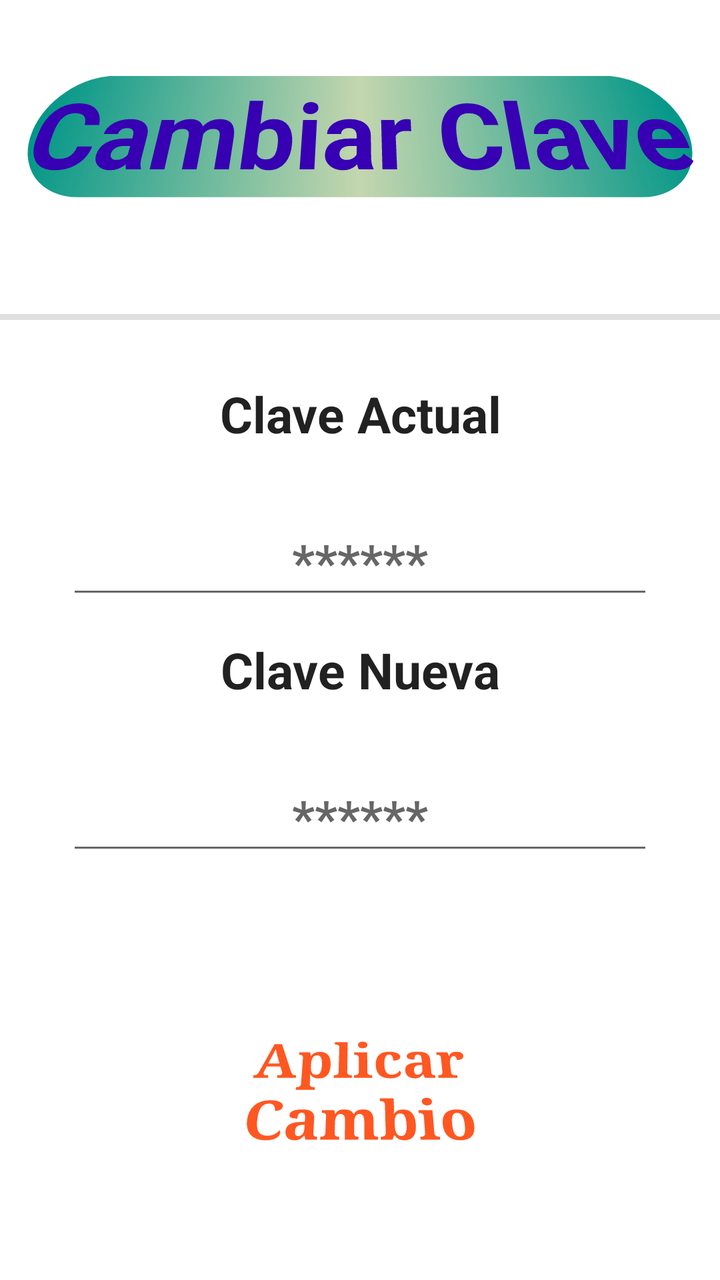
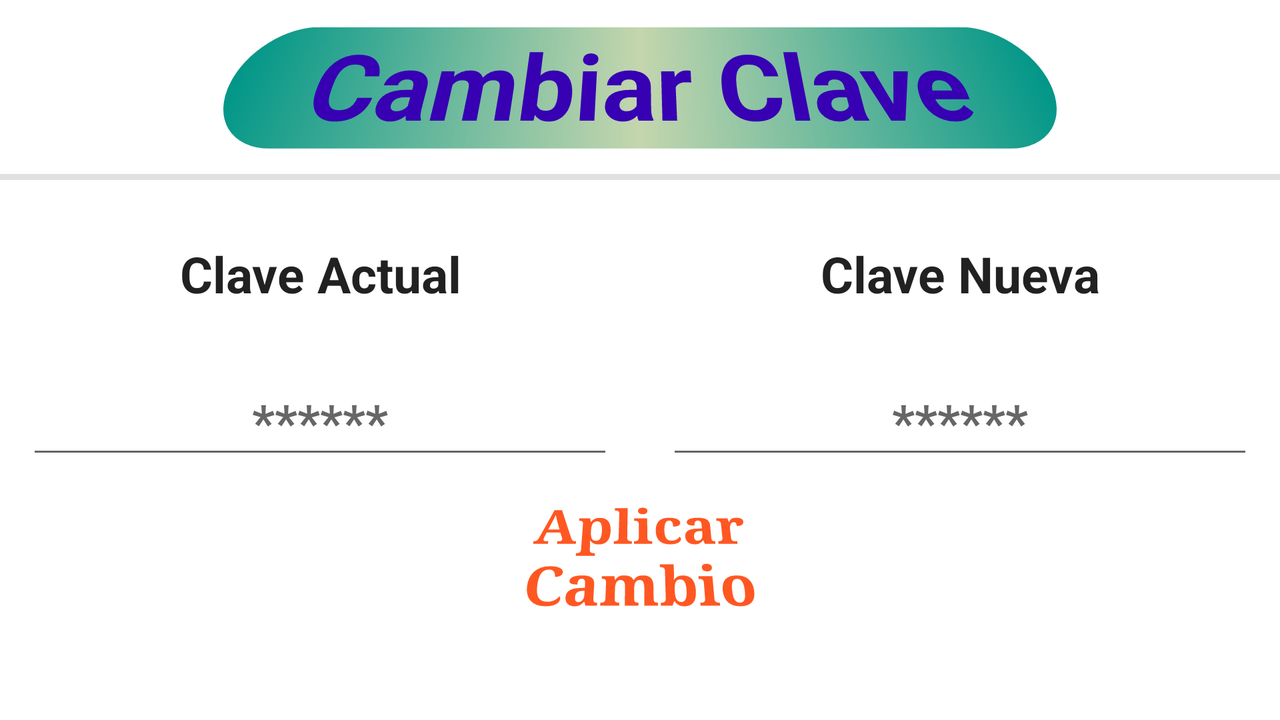

An Android layout and its configuration variant, each rendered on a device that would load it. The default file and the variant file are quoted in full after the pictures.
<!-- AndroidManifest.xml: application theme Theme.BancoJesus -->
<!-- res/layout/layout_activity_cambio_contra.xml -->
<?xml version="1.0" encoding="utf-8"?>
<androidx.constraintlayout.widget.ConstraintLayout xmlns:android="http://schemas.android.com/apk/res/android"
    xmlns:app="http://schemas.android.com/apk/res-auto"
    xmlns:tools="http://schemas.android.com/tools"
    android:layout_width="match_parent"
    android:layout_height="match_parent"
    android:background="@drawable/fondo"
    tools:context=".principal.CambioContra">

    <TextView
        android:id="@+id/txtCambio"
        style="@style/TxtBienvenida.Cabecera.Secundaria"
        android:layout_width="0dp"
        android:layout_height="wrap_content"
        android:gravity="center"
        android:text="@string/cambiarClave"
        android:textStyle="bold"
        app:layout_constraintBottom_toTopOf="@+id/guideline"
        app:layout_constraintEnd_toEndOf="parent"
        app:layout_constraintStart_toStartOf="parent"
        app:layout_constraintTop_toTopOf="parent"
        app:layout_constraintVertical_bias="0.35000002" />

    <View
        android:id="@+id/divider"
        android:layout_width="match_parent"
        android:layout_height="3dp"
        android:background="?android:attr/listDivider"
        app:layout_constraintBottom_toTopOf="@+id/guideline"
        app:layout_constraintEnd_toEndOf="parent"
        app:layout_constraintStart_toStartOf="parent" />

    <androidx.constraintlayout.widget.Guideline
        android:id="@+id/guideline"
        android:layout_width="wrap_content"
        android:layout_height="wrap_content"
        android:orientation="horizontal"
        app:layout_constraintGuide_percent="0.25" />

    <TextView
        android:id="@+id/txtMovimientos"
        style="@style/Widget.AppCompat.TextView.SpinnerItem"
        android:layout_width="match_parent"
        android:layout_height="wrap_content"
        android:layout_marginTop="30dp"
        android:layout_weight="1"
        android:gravity="center"
        android:text="@string/claveActual"
        android:textSize="25sp"
        android:textStyle="bold"
        app:layout_constraintBottom_toTopOf="@+id/editTextDni"
        app:layout_constraintEnd_toEndOf="parent"
        app:layout_constraintHorizontal_bias="0.5"
        app:layout_constraintStart_toStartOf="parent"
        app:layout_constraintTop_toTopOf="@+id/guideline" />

    <EditText
        android:id="@+id/editTextClaveActual"
        android:layout_width="wrap_content"
        android:layout_height="wrap_content"
        android:layout_marginTop="30dp"
        android:autofillHints=""
        android:ems="10"
        android:gravity="center"
        android:hint="******"
        android:inputType="text"
        android:textSize="25sp"
        android:textStyle="bold"
        app:layout_constraintEnd_toEndOf="parent"
        app:layout_constraintHorizontal_bias="0.5"
        app:layout_constraintStart_toStartOf="parent"
        app:layout_constraintTop_toBottomOf="@+id/txtMovimientos" />

    <androidx.constraintlayout.widget.Guideline
        android:id="@+id/guideline3"
        android:layout_width="wrap_content"
        android:layout_height="wrap_content"
        android:orientation="horizontal"
        app:layout_constraintGuide_percent="0.45" />

    <TextView
        android:id="@+id/txtCuentaDestino"
        style="@style/Widget.AppCompat.TextView.SpinnerItem"
        android:layout_width="match_parent"
        android:layout_height="wrap_content"
        android:layout_marginTop="30dp"
        android:layout_weight="1"
        android:gravity="center"
        android:text="Clave Nueva"
        android:textSize="25sp"
        android:textStyle="bold"
        app:layout_constraintEnd_toEndOf="parent"
        app:layout_constraintHorizontal_bias="0.0"
        app:layout_constraintStart_toStartOf="parent"
        app:layout_constraintTop_toTopOf="@+id/guideline3" />

    <EditText
        android:id="@+id/editTextClaveNueva"
        android:layout_width="wrap_content"
        android:layout_height="wrap_content"
        android:layout_marginTop="30dp"
        android:layout_weight="0"
        android:ems="10"
        android:gravity="center"
        android:hint="******"
        android:inputType="text"
        android:textSize="25sp"
        android:textStyle="bold"
        app:layout_constraintEnd_toEndOf="parent"
        app:layout_constraintHorizontal_bias="0.5"
        app:layout_constraintStart_toStartOf="parent"
        app:layout_constraintTop_toBottomOf="@+id/txtCuentaDestino" />

    <ImageButton
        android:id="@+id/btAceptar"
        style="@style/BotonesNormal"
        android:layout_width="197dp"
        android:layout_height="142dp"
        app:layout_constraintBottom_toBottomOf="parent"
        app:layout_constraintEnd_toEndOf="parent"
        app:layout_constraintStart_toStartOf="parent"
        app:layout_constraintTop_toBottomOf="@+id/editTextNumberPassword" />

    <TextView
        android:id="@+id/txtAceptar"
        android:layout_width="167dp"
        android:layout_height="111dp"
        android:rotationX="25"
        android:text="@string/aplicarCambio"
        android:textAlignment="center"
        android:textColor="@color/naranjaOscuro"
        android:textSize="30sp"
        android:textStyle="bold"
        android:typeface="serif"
        app:layout_constraintBottom_toBottomOf="@+id/btAceptar"
        app:layout_constraintEnd_toEndOf="@+id/btAceptar"
        app:layout_constraintStart_toStartOf="@+id/btAceptar"
        app:layout_constraintTop_toTopOf="@+id/btAceptar" />

</androidx.constraintlayout.widget.ConstraintLayout>
<!-- resources referenced by this layout -->
<resources>
  <color name="naranjaOscuro">#FF5722</color>
  <string name="aplicarCambio">Aplicar Cambio</string>
  <string name="cambiarClave">Cambiar Clave</string>
  <string name="claveActual">Clave Actual</string>
  <style name="BotonesNormal">
          <item name="android:layout_width">wrap_content</item>
          <item name="android:layout_height">match_parent</item>
          <item name="android:layout_marginLeft">10dp</item>
          <item name="android:layout_marginRight">10dp</item>
          <item name="android:layout_marginBottom">10dp</item>
          <item name="android:layout_weight">1</item>
          <item name="android:background">@drawable/boton</item>
      </style>
  <style name="TxtBienvenida.Cabecera.Secundaria">
          <item name="android:background">@drawable/radius_verdoso</item>
          <item name="android:textColor">@color/purple_700</item>
          <item name="android:lineSpacingExtra">5dp</item>
      </style>
  <style name="Theme.BancoJesus" parent="Theme.MaterialComponents.DayNight.NoActionBar">
          
          <item name="colorPrimary">@color/purple_500</item>
          <item name="colorPrimaryVariant">@color/purple_700</item>
          <item name="colorOnPrimary">@color/white</item>
          
          <item name="colorSecondary">@color/teal_200</item>
          <item name="colorSecondaryVariant">@color/teal_700</item>
          <item name="colorOnSecondary">@color/black</item>
          
          <item name="android:statusBarColor" tools:targetApi="l">?attr/colorPrimaryVariant</item>
          
      </style>
  <!-- drawable radius_verdoso (drawable) -->
  <?xml version="1.0" encoding="utf-8"?>
  <shape xmlns:android="http://schemas.android.com/apk/res/android" >
  
          <corners android:radius="50dip" />
          
          
          <gradient android:startColor="#009688" android:centerColor="#C4D6AE" android:endColor="#009688" />
  
  </shape>
  <color name="purple_700">#FF3700B3</color>
  <color name="purple_500">#FF6200EE</color>
  <color name="white">#FFFFFFFF</color>
  <color name="teal_200">#FF03DAC5</color>
  <color name="teal_700">#FF018786</color>
  <color name="black">#FF000000</color>
</resources>
<!-- res/layout-land/layout_activity_cambio_contra.xml (the repository's variant of the layout above) -->
<!-- drawn on the phone turned sideways -->
<?xml version="1.0" encoding="utf-8"?>
<androidx.constraintlayout.widget.ConstraintLayout xmlns:android="http://schemas.android.com/apk/res/android"
    xmlns:app="http://schemas.android.com/apk/res-auto"
    xmlns:tools="http://schemas.android.com/tools"
    android:layout_width="match_parent"
    android:layout_height="match_parent"
    android:background="@drawable/fondo"
    tools:context=".principal.CambioContra">

    <TextView
        android:id="@+id/txtPosicion"
        style="@style/TxtBienvenida.Cabecera.Secundaria"
        android:layout_width="410dp"
        android:layout_height="wrap_content"
        android:gravity="center"
        android:text="@string/cambiarClave"
        android:textStyle="bold"
        app:layout_constraintBottom_toTopOf="@+id/guideline"
        app:layout_constraintEnd_toEndOf="parent"
        app:layout_constraintStart_toStartOf="parent"
        app:layout_constraintTop_toTopOf="parent"
        app:layout_constraintVertical_bias="0.35000002" />

    <View
        android:id="@+id/divider"
        android:layout_width="match_parent"
        android:layout_height="3dp"
        android:background="?android:attr/listDivider"
        app:layout_constraintBottom_toTopOf="@+id/guideline"
        app:layout_constraintEnd_toEndOf="parent"
        app:layout_constraintStart_toStartOf="parent" />

    <androidx.constraintlayout.widget.Guideline
        android:id="@+id/guideline6"
        android:layout_width="wrap_content"
        android:layout_height="wrap_content"
        android:orientation="vertical"
        app:layout_constraintGuide_percent="0.5" />

    <androidx.constraintlayout.widget.Guideline
        android:id="@+id/guideline"
        android:layout_width="wrap_content"
        android:layout_height="wrap_content"
        android:orientation="horizontal"
        app:layout_constraintGuide_percent="0.25" />

    <TextView
        android:id="@+id/txtMovimientos"
        style="@style/Widget.AppCompat.TextView.SpinnerItem"
        android:layout_width="0dp"
        android:layout_height="wrap_content"
        android:layout_marginTop="30dp"
        android:layout_weight="1"
        android:gravity="center"
        android:text="@string/claveActual"
        android:textSize="25sp"
        android:textStyle="bold"
        app:layout_constraintBottom_toTopOf="@+id/editTextDni"
        app:layout_constraintEnd_toStartOf="@+id/guideline6"
        app:layout_constraintStart_toStartOf="parent"
        app:layout_constraintTop_toTopOf="@+id/guideline" />

    <EditText
        android:id="@+id/editTextDni"
        android:layout_width="wrap_content"
        android:layout_height="wrap_content"
        android:layout_marginTop="30dp"
        android:autofillHints=""
        android:ems="10"
        android:gravity="center"
        android:hint="******"
        android:inputType="numberPassword"
        android:textSize="25sp"
        android:textStyle="bold"
        app:layout_constraintEnd_toStartOf="@+id/guideline6"
        app:layout_constraintStart_toStartOf="parent"
        app:layout_constraintTop_toBottomOf="@+id/txtMovimientos" />

    <androidx.constraintlayout.widget.Guideline
        android:id="@+id/guideline3"
        android:layout_width="wrap_content"
        android:layout_height="wrap_content"
        android:orientation="horizontal"
        app:layout_constraintGuide_percent="0.45" />

    <TextView
        android:id="@+id/txtCuentaDestino"
        style="@style/Widget.AppCompat.TextView.SpinnerItem"
        android:layout_width="0dp"
        android:layout_height="wrap_content"
        android:layout_marginTop="30dp"
        android:layout_weight="1"
        android:gravity="center"
        android:text="Clave Nueva"
        android:textSize="25sp"
        android:textStyle="bold"
        app:layout_constraintEnd_toEndOf="parent"
        app:layout_constraintHorizontal_bias="0.0"
        app:layout_constraintStart_toStartOf="@+id/guideline6"
        app:layout_constraintTop_toTopOf="@+id/guideline" />

    <EditText
        android:id="@+id/editTextNumberPassword"
        android:layout_width="wrap_content"
        android:layout_height="wrap_content"
        android:layout_marginTop="30dp"
        android:layout_weight="0"
        android:ems="10"
        android:gravity="center"
        android:hint="******"
        android:inputType="numberPassword"
        android:textSize="25sp"
        android:textStyle="bold"
        app:layout_constraintEnd_toEndOf="parent"
        app:layout_constraintStart_toStartOf="@+id/guideline6"
        app:layout_constraintTop_toBottomOf="@+id/txtCuentaDestino" />

    <ImageButton
        android:id="@+id/btAceptar"
        style="@style/BotonesNormal"
        android:layout_width="194dp"
        android:layout_height="123dp"
        app:layout_constraintBottom_toBottomOf="parent"
        app:layout_constraintEnd_toEndOf="parent"
        app:layout_constraintStart_toStartOf="parent"
        app:layout_constraintTop_toBottomOf="@+id/editTextNumberPassword" />

    <TextView
        android:id="@+id/txtAceptar"
        android:layout_width="167dp"
        android:layout_height="111dp"
        android:rotationX="25"
        android:text="@string/aplicarCambio"
        android:textAlignment="center"
        android:textColor="@color/naranjaOscuro"
        android:textSize="30sp"
        android:textStyle="bold"
        android:typeface="serif"
        app:layout_constraintBottom_toBottomOf="@+id/btAceptar"
        app:layout_constraintEnd_toEndOf="@+id/btAceptar"
        app:layout_constraintStart_toStartOf="@+id/btAceptar"
        app:layout_constraintTop_toTopOf="@+id/btAceptar" />

</androidx.constraintlayout.widget.ConstraintLayout>
